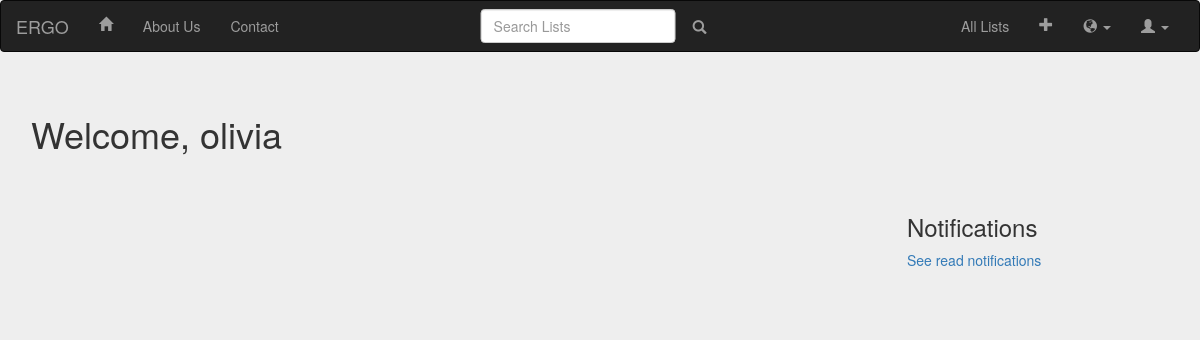
Page /olivia/home (signed in) on the earlier database version.
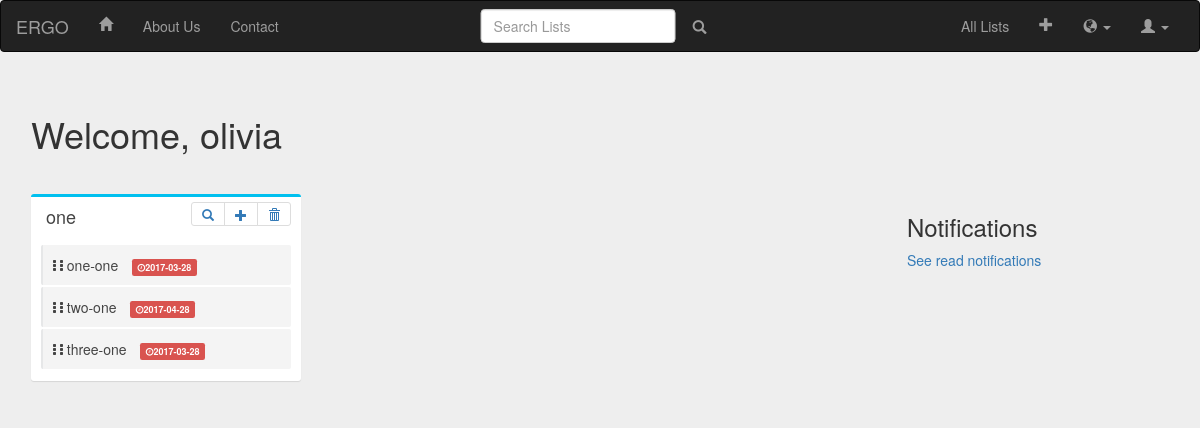
Same page on the later database version.
### models.py (models this page shows, shortened)
class User(UserMixin, db.Model):
    id = db.Column('user_id', db.Integer, primary_key=True, autoincrement=True)
    username = db.Column('username', db.String(64), unique=True, nullable=False)
    name = db.Column('name', db.String(120), unique=False, nullable=False)
    dob = db.Column('date_of_birth', db.DateTime, nullable=False)
    email = db.Column('email', db.String(64), nullable=False, unique=True)
    registration_time = db.Column('registration_time',db.DateTime, default=datetime.utcnow)
    password_hash = db.Column('password_hash',db.String(80), nullable=False)
    remember_me = db.Column('remember_me', db.Boolean, unique=False, default=False)
    profile_picture_filename = db.Column('profile_picture_filename', db.String(64))
    profile_picture_url = db.Column('profile_picture_url', db.String(64))
    followed = db.relationship(
    'User', secondary=followers,
    primaryjoin=(followers.c.follower_id == id),
    secondaryjoin=(followers.c.followed_id == id),
    backref=db.backref('followers', lazy='dynamic'), lazy='dynamic')
    tasks = db.relationship(
        'Task',
        backref=db.backref('user', lazy='joined'),
        cascade="all, delete-orphan",
        passive_deletes=True
    )
    lists = db.relationship(
        'List',
        backref=db.backref('user', lazy='joined'),
        cascade="all, delete-orphan",
        passive_deletes=True
    )
    comments = db.relationship(
        'Comment',
        backref= db.backref('user', lazy='joined'),
        cascade="all, delete-orphan",
        passive_deletes=True
    )
    notif = db.relationship(
        'Notif',
        backref= db.backref('user', lazy='joined'),
        cascade="all, delete-orphan",
        passive_deletes=True
    )

class List(db.Model):
    id = db.Column('list_id', db.Integer, primary_key=True, autoincrement=True)
    create_time = db.Column('create_time', db.DateTime, default=datetime.utcnow)
    user_id = db.Column('user_id', db.Integer, db.ForeignKey('user', ondelete='CASCADE'), nullable=False)
    name = db.Column('name', db.String(100), nullable=False)
    description = db.Column('description', db.String(200))
    tasks = db.relationship(
            'Task',
            backref= db.backref('list', lazy='joined'),
            cascade="all, delete-orphan",
            passive_deletes=True
        )
    comments = db.relationship(
            'Comment',
            backref= db.backref('list', lazy='joined'),
            cascade="all, delete-orphan",
            passive_deletes=True
        )
    all_users = db.relationship(
    'User', secondary=shared_lists,
    backref=db.backref('all_lists', lazy='dynamic'), lazy='dynamic')

class Task(db.Model):
    __tablename__ = 'task-table'
    id = db.Column('task_id', db.Integer, primary_key=True, autoincrement=True)
    create_time = db.Column('create_time', db.DateTime,
                            default=datetime.utcnow)
    start_time = db.Column('start_time', db.DateTime)
    end_time = db.Column('end_time', db.DateTime)
    deadline = db.Column('deadline', db.DateTime, nullable=False)
    user_id = db.Column('user_id', db.Integer, db.ForeignKey(
        'user', ondelete='CASCADE'), nullable=False)
    name = db.Column('name', db.String(100), nullable=False)
    description = db.Column('description', db.String(200))
    status = db.Column('status', db.Enum(
        *['Pending', 'Ongoing', 'Completed']), nullable=False, default='Pending')
    priority = db.Column('priority', db.Boolean, nullable=False, default=False)
    relpriority =  db.Column('relpriority', db.Integer)
    incentive = db.Column('incentive', db.String(200))
    consequences = db.Column('consequences', db.String(200))
    list_id = db.Column('list_id', db.Integer, db.ForeignKey('list.list_id', ondelete='CASCADE'), nullable=False)
    dependent = db.relationship(
    'Task', secondary=dependent_tasks,
    primaryjoin=(dependent_tasks.c.task_id == id),
    secondaryjoin=(dependent_tasks.c.dependent_id == id),
    backref=db.backref('dependent_tasks', lazy='dynamic'), lazy='dynamic')

### api/add_task.py (the view, shortened to what this page needs)
@task_blueprint.route('/<user_name>/home',methods=['POST','GET'])
@login_required
def go_home(user_name):
    userid=User.query.filter(User.username==user_name).first().id
    user=User.query.filter(User.username==user_name).first()
    sort_form=SortForm()
    Tasks=Task.query.filter(Task.user_id==userid)
    notifs=Notif.query.filter(Notif.user_id == userid, Notif.status == 'Unread').order_by(Notif.create_time)
    lists = List.query.filter(List.user_id==userid)
    tasks_of_lists = []
    for list in lists:
        tasks_of_lists.append((list,Task.query.filter(Task.list_id==list.id).order_by(Task.relpriority)))
    '''
    if sort_form.validate_on_submit():
        if sort_form.criteria.data == 'Deadline(near)':
            tasks=Task.query.filter(Task.user_id==userid).order_by(Task.deadline)

        if sort_form.criteria.data == 'Deadline(far)':
            tasks=Task.query.filter(Task.user_id==userid).order_by(Task.deadline.desc())

        if sort_form.criteria.data == 'Name(A-Z)':
            tasks=Task.query.filter(Task.user_id==userid).order_by(Task.name)
            #print('****************')
            #print(tasks)
            #print('****************')

        if sort_form.criteria.data == 'Name(Z-A)':
            tasks=Task.query.filter(Task.user_id==userid).order_by(Task.name.desc())


            return render_template('home.html',notifs=notifs,sort_form=sort_form,user=User.query.get(userid),tasks=tasks, lists=lists, tasks_of_lists=tasks_of_lists)
    '''
    return render_template('home.html',notifs=notifs, sort_form=sort_form,user=User.query.get(userid),tasks=Tasks,lists=lists, tasks_of_lists=tasks_of_lists)

### api/add_task.py
class SortForm(FlaskForm):
    criteria = SelectField('Sort by:', choices=[('Deadline(near)','Deadline(near)'),('Deadline(far)','Deadline(far)'),('Name(A-Z)','Name(A-Z)'),('Name(Z-A)','Name(Z-A)')],default='Name(A-Z)')

### app.py (called while the page is built)
@login_manager.user_loader
def load_user(user_id):
    return User.query.get(int(user_id))

### models.py (called while the page is built)
@event.listens_for(engine.Engine, 'connect')
def __set_sqlite_pragma(db_conn, conn_record):
    cursor = db_conn.cursor()
    cursor.execute('PRAGMA foreign_keys=ON;')
    cursor.close()

### templates/home.html (shortened to what this page needs)
{% extends 'base.html' %}
{% block navbar %}
<nav class="navbar navbar-default navbar-inverse">
<div class="container-fluid">
<div class="navbar-header">
<a class="navbar-brand" href="#">ERGO</a>
</div>
<div id="navbar" class="navbar-collapse collapse">
<ul class="nav navbar-nav">
  <li><a href="#"><span class="glyphicon glyphicon-home"></span> </a></li>
  <li><a href="#">About Us</a></li>
  <li><a href="#">Contact</a></li>
</ul>
<ul class="nav navbar-nav navbar-center">
	<form class="navbar-form navbar-left" action="/{{user.username}}/home">
	  <div class="form-group">
		<input type="text" class="form-control" placeholder="Search Lists" name="query" id="query">
	  </div>
	  <button type="submit" class="btn btn-link glyphicon glyphicon-search">  </button>
	</form>
</ul>
<ul class="nav navbar-nav navbar-right">
<li> <a href="/{{user.username}}/all_lists">All Lists</a></li>
  <li><a href="/{{user.username}}/addlist"><span class="glyphicon glyphicon-plus" data-toggle="tooltip" title="Add Lists" data-placement="bottom"></span></a></li>
  <li class="dropdown">
  <a href="#" class="dropdown-toggle" data-toggle="dropdown" role="button" aria-haspopup="true" aria-expanded="false"><span class="
glyphicon glyphicon-globe" data-toggle="tooltip" title="Connect with Users" data-placement="bottom"></span> <span class="caret"></span></a>
  </li>
  <li class="dropdown">
	<a href="#" class="dropdown-toggle" data-toggle="dropdown" role="button" aria-haspopup="true" aria-expanded="false"><span class="
glyphicon glyphicon-user"></span> <span class="caret"></span></a>
  </li>
</ul>
</div>
</div>
</nav>
{% endblock %}
{% block content %}
<div class="row">
    <div class="col-sm-6">
    <div class="page-header">
        <h1>Welcome, {{ user.name }}</h1>
    </div>
  </div>
</div>
<link href="https://maxcdn.bootstrapcdn.com/font-awesome/4.3.0/css/font-awesome.min.css" rel="stylesheet">
<div class="row">
<div class="col-sm-9" style="position : fixed; overflow-y : auto;">
    <div class="row">
    {% if tasks_of_lists %}
    {% for tasker in tasks_of_lists %}
      <div class="col-md-4">
        <div class="box box-aqua">
          <div class="box-header ui-sortable-handle" style="cursor: move;">
                    <h3 class="box-title"><a href="/{{user.username}}/list/{{tasker[0].id}}" style="color:inherit">{{tasker[0].name}}</a></h3>
            <div class="box-tools pull-right">
              <ul class="pagination pagination-sm inline">
                 <li><a href=""><span class="glyphicon glyphicon-search" data-toggle="tooltip" title="Search Task" data-placement="bottom"></span> </a></li>
                <li><a href="/{{user.username}}/list/{{tasker[0].id}}/newtask"> <span class="glyphicon glyphicon-plus" data-toggle="tooltip" title="Add Task" data-placement="bottom"></span> </a></li>
                <li><a href="/{{user.username}}/list/{{tasker[0].id}}/delete"> <span class="glyphicon glyphicon-trash" data-toggle="tooltip" title="Delete List" data-placement="bottom"></span> </a></li>
              </ul>
            </div>
          </div>
          <div class="box-body">
              <ul class="todo-list ui-sortable">
                {%for task in tasker[1] %}
                <li>
                  <span class="handle ui-sortable-handle">
                    <i class="fa fa-ellipsis-v"></i>
                    <i class="fa fa-ellipsis-v"></i>
                  </span>
                  {% if task.status == "Completed" %}
                    <span class="glyphicon glyphicon-ok"></span>
                    <span class="text"><strike>{{task.name}}</strike></span>
                  {% else %}
                    <span class="text">{{task.name}}</span>
                {% endif %}
                  <small class="label label-danger"><i class="fa fa-clock-o"></i id="date">{{task.deadline.strftime('%Y-%m-%d')}}</small>
                </li>
                {% endfor %}
            </ul>
        </div>
    </div>
</div>
{% endfor %}
{% endif %}
</div>
</div>
<div class="col-sm-9"></div>
<div class="col-sm-3" >
	<h3>Notifications</h3>
	<a href="/{{user.username}}/see_read_notifs">See read notifications</a>
	<hr>
</div>
</div>
            {% from "_formhelpers.html" import render_field %}
{% endblock %}

### templates/base.html (shortened to what this page needs)
<html>
<head>
	<link rel="stylesheet" href="https://maxcdn.bootstrapcdn.com/bootstrap/3.3.7/css/bootstrap.min.css">
</head>
<body>
	{% block navbar %}{% endblock %}
	<div class="container">
		{% block content %}{% endblock %}
	</div>
</body>
</html>

### templates/base.html (style rules this page uses)
body { background: #eee; }
.container { padding: 2px 16px; }
.box.box-aqua { border-top-color: #00c0ef !important; }
.box { position: relative; border-radius: 3px; background: #ffffff; border-top: 3px solid #d2d6de; margin-bottom: 20px; width: 100%; min-height: 40%; box-shadow: 0 1px 1px rgba(0, 0, 0, 0.1); }
.box-header { color: #444; display: block; padding: 10px; position: relative; }
.box-header .box-title { display: inline-block; font-size: 18px; margin: 0; line-height: 1; }
.box-header>.box-tools { position: absolute; right: 10px; top: 5px; }
.inline { display: inline; }
.box-body { border-top-left-radius: 0; border-top-right-radius: 0; border-bottom-right-radius: 3px; border-bottom-left-radius: 3px; padding: 10px; }
.todo-list { margin: 0; padding: 0; list-style: none; overflow: auto; }
.todo-list>li { border-radius: 2px; padding: 10px; background: #f4f4f4; margin-bottom: 2px; border-left: 2px solid #e6e7e8; color: #444; }
.todo-list>li .label { margin-left: 10px; font-size: 9px; }
.btn { border-radius: 3px; -webkit-box-shadow: none; box-shadow: none; border: 1px solid transparent; }
@media (min-width: 768px) { .navbar-nav.navbar-center { position: absolute; left: 50%; transform: translatex(-50%); } }

Differences in the rows shown:
added List: name "one"
added Task: name "one-one", deadline "2017-03-28"
added Task: name "two-one", deadline "2017-04-28"
added Task: name "three-one", deadline "2017-03-28"
